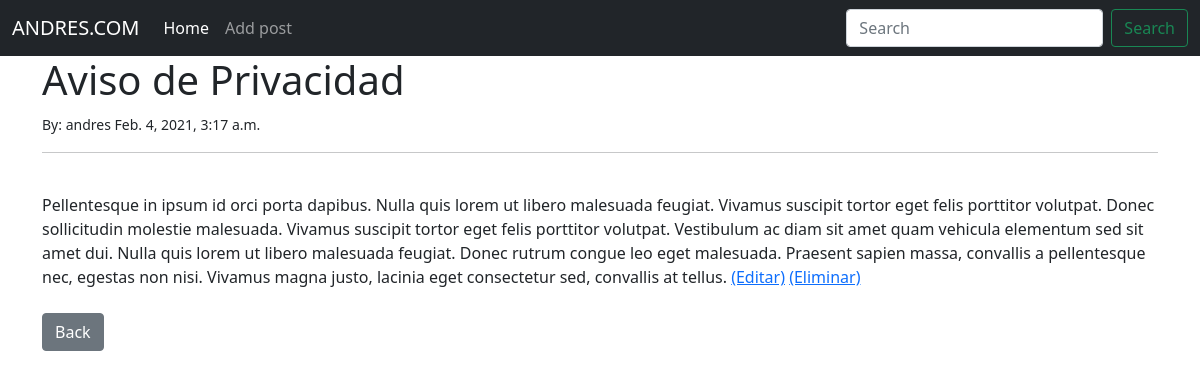
Page /article/5 on the committed database.
### theblog/models.py (models this page shows, shortened)
class Post(models.Model):
    title       =   models.CharField(max_length=255)
    title_tag   =   models.CharField(max_length=255)
    author      =   models.ForeignKey(User, on_delete=models.CASCADE)
    body        =   models.TextField()
    post_date   =   models.DateTimeField(auto_now_add=True)

### theblog/views.py (the view)
# urls.py: path('article/<int:pk>', ArticleDetailView.as_view(), name="article-detail"),
class ArticleDetailView(DetailView):
    model   =   Post
    template_name   =    'theblog/article_details.html'

### theblog/templates/theblog/article_details.html (shortened to what this page needs)
{% extends 'theblog/base.html' %}
{% block content %}
    <h1>{{post.title}}</h1>
    <small>By: {{post.author.first_name}}
            {{post.post_date}}<br/>
    <hr>
    <br/>
    </small>
    {{post.body}}
    <a href="{% url 'update_post' post.pk %}">(Editar)</a>
        <a href="{% url 'delete_post' post.pk %}">(Eliminar)</a>
        <br><br>
        <a href="{% url 'home' %}"  class="btn btn-secondary">Back</a>
{% endblock %}

### rows in the picture
Post: title "Aviso de Privacidad", author.first_name "andres", post_date "Feb. 4, 2021, 3:17 a.m.", body "Pellentesque in ipsum id orci porta dapibus. Nulla quis lorem ut libero malesuada feugiat. Vivamus suscipit tortor eget felis porttitor volutpat. Donec sollicitudin molestie malesuada. Vivamus suscipit tortor eget felis porttitor volutpat. Vestibulum ac diam sit amet quam vehicula elementum sed sit amet dui. Nulla quis lorem ut libero malesuada feugiat. Donec rutrum congue leo eget malesuada. Praesent sapien massa, convallis a pellentesque nec, egestas non nisi. Vivamus magna justo, lacinia eget consectetur sed, convallis at tellus."
